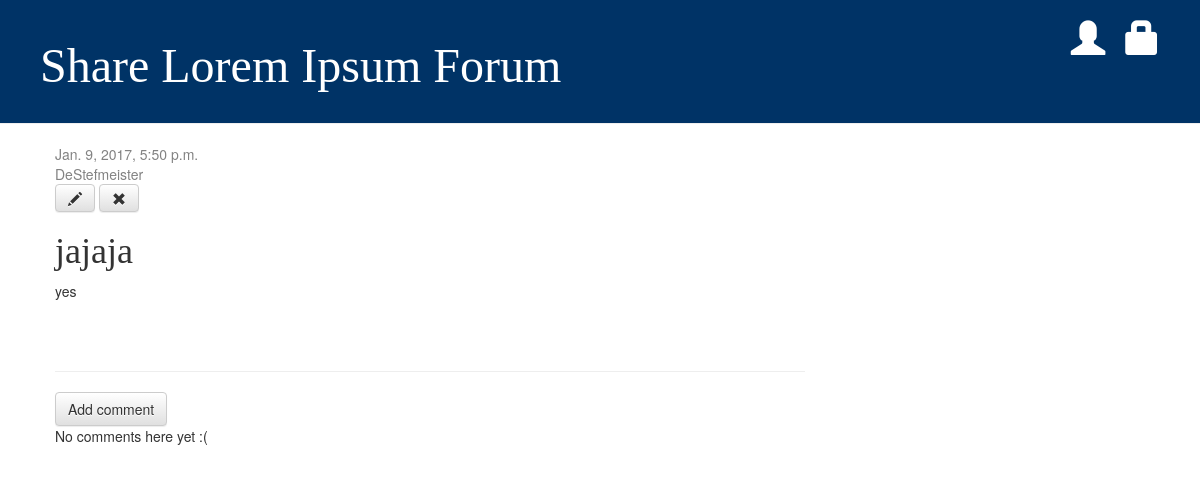
Page /post/15/ on the earlier database version.
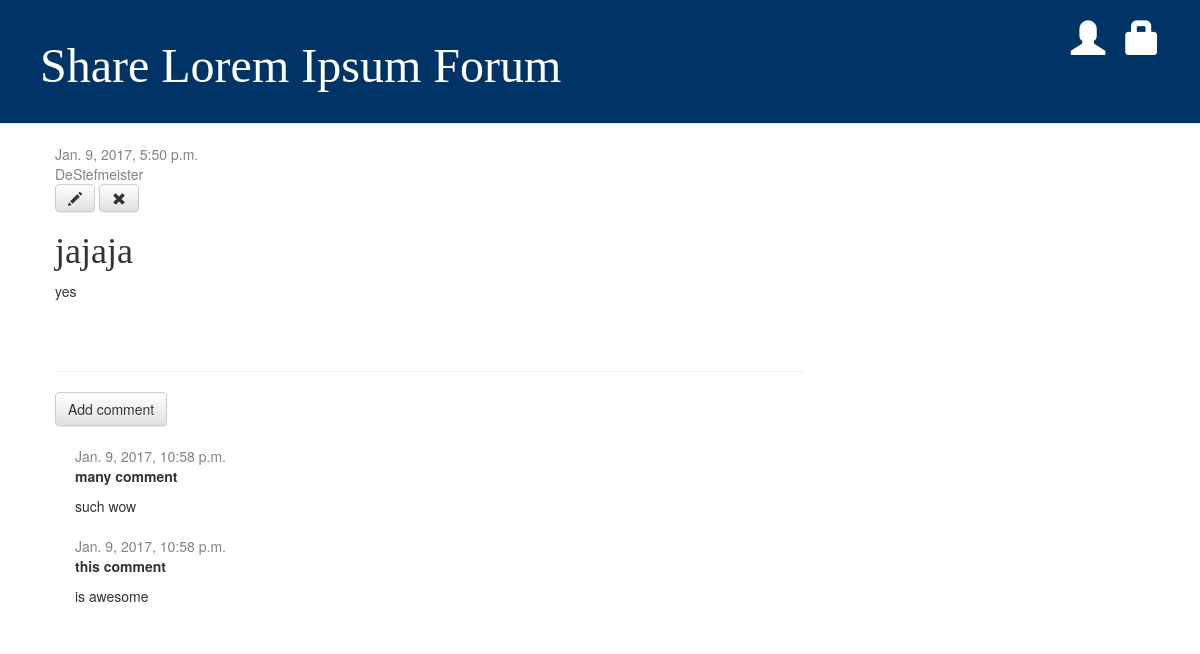
Same page on the later database version.
### blog/models.py (models this page shows, shortened)
class Comment(models.Model):
    post = models.ForeignKey('blog.Post', related_name='comments')
    author = models.CharField(max_length=200)
    text = models.TextField()
    created_date = models.DateTimeField(default=timezone.now)
    approved_comment = models.BooleanField(default=False)

### blog/views.py (the view)
# urls.py: url(r'^post/(?P<pk>\d+)/$', views.post_detail, name='post_detail'),
def post_detail(request, pk):
    post = get_object_or_404(Post, pk=pk)
    return render(request, 'blog/post_detail.html', {'post': post})

### blog/templates/blog/post_detail.html (shortened to what this page needs)
{% extends 'blog/base.html' %}
{% block content %}
<div class="post">
    {% if post.published_date %}
    <div class="date">
        {{ post.published_date }}
    </div>
    <div class="date">
        {{ post.author }}
    </div>
    {% else %}
    <a class="btn btn-default editbuttons" href="{% url 'post_publish' pk=post.pk %}">Publish</a>
    {% endif %}
    {% if not can_edit %}
    <a class="btn btn-default editbuttons" href="{% url 'post_edit' pk=post.pk %}"><span class="glyphicon glyphicon-pencil"></span></a>
    <a class="btn btn-default editbuttons" href="{% url 'post_remove' pk=post.pk %}"><span class="glyphicon glyphicon-remove"></span></a>
    {% endif %}
    <h1>{{ post.title }}</h1>
    <p>{{ post.text|linebreaksbr }}</p>
</div>
<hr>
<a class="btn btn-default" href="{% url 'add_comment_to_post' pk=post.pk %}">Add comment</a>
{% for comment in post.comments.all %}
    {% if user.is_authenticated or comment.approved_comment %}
    <div class="comment">
        <div class="date">
            {{ comment.created_date }}
        </div>
        <strong>{{ comment.author }}</strong>
        <p>{{ comment.text|linebreaks }}</p>
    </div>
    {% endif %}
{% empty %}
    <p>No comments here yet :(</p>
{% endfor %}
{% endblock %}

Differences in the rows shown:
added Comment: created_date "Jan. 9, 2017, 10:58 p.m.", author "many comment", text "such wow"
added Comment: created_date "Jan. 9, 2017, 10:58 p.m.", author "this comment", text "is awesome"
Other differences:
text no longer shown: "No comments here yet :("
